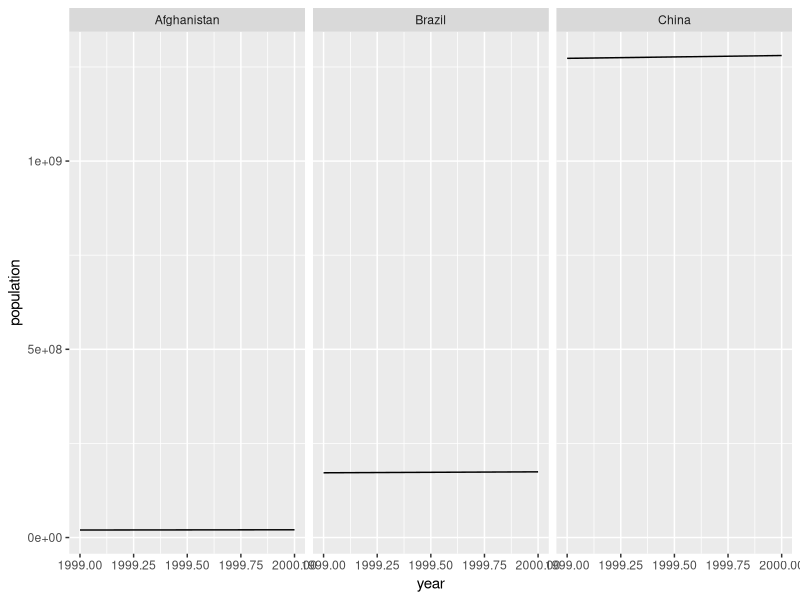

This chart was generated by the following R code:
library(tidyverse)

table1

table2

table1 %>%
  ggplot(aes(x = year, y = population)) +
  geom_line() +
  facet_wrap(~ country)
